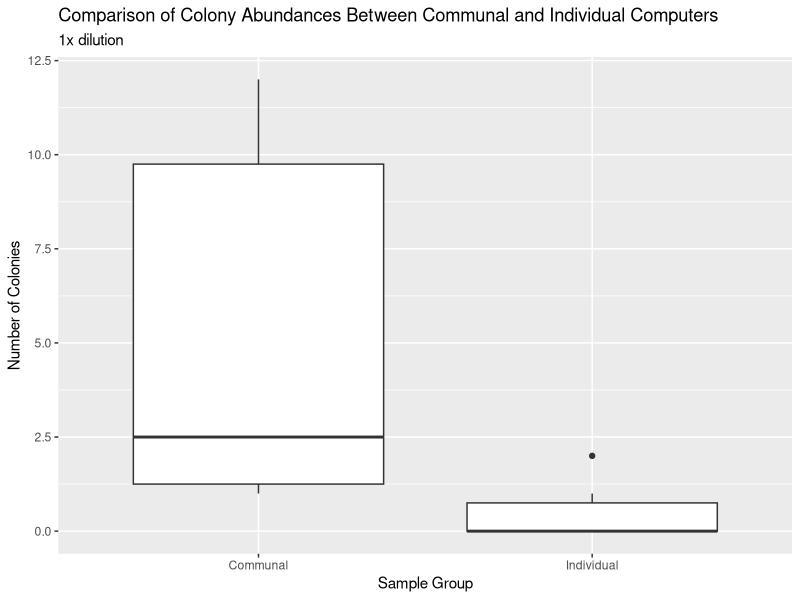
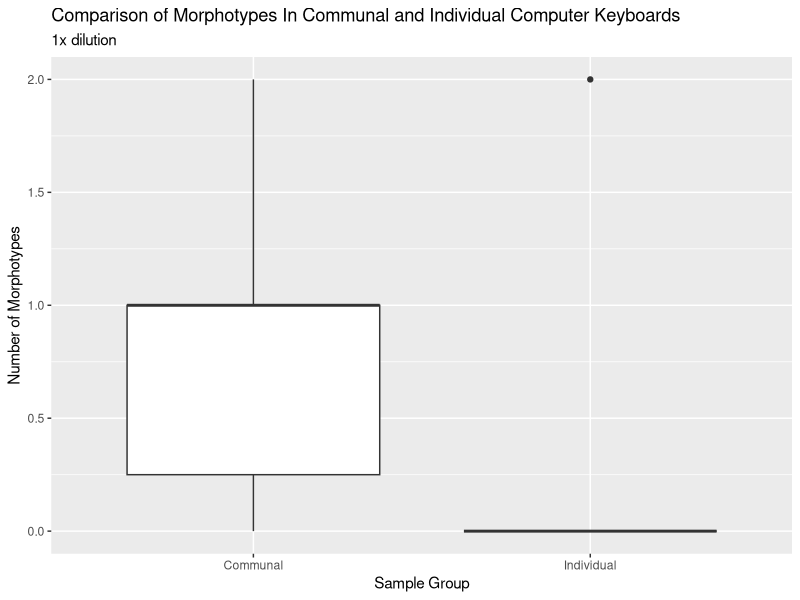

These charts were generated, in order, by the following R code:
## ---- chunk 1
# load packages for analysis
knitr::opts_chunk$set(echo = FALSE, message = FALSE, warning = FALSE)
## ---- chunk 2
library("ggplot2")
library("dplyr")
library("tidyr")
library("readr")
library("broom")
library("knitr")
## ---- chunk 3
# read in the culture data from csv
culture_data <- read_csv(
  "data/raw_data/raw_culture_count_data/BIOL422_culturing_data.csv")
## ---- chunk 4
# filter out only my 1x dilutions and make a boxplot
culture_data %>%
  filter(student_name == "Jacinda Chen") %>%
  filter(dilution_1_10_or_100 == "1") %>%
  ggplot(aes(x = sample_group, y = number_of_colonies)) +
  geom_boxplot() +
  ggtitle(
    "Comparison of Colony Abundances Between Communal and Individual Computers"
    , "1x dilution") +
  xlab("Sample Group") +
  ylab("Number of Colonies")
## ---- chunk 5
# run a statistical test to compare the two groups of abundances
culture_data %>%
  filter(student_name == "Jacinda Chen") %>%
  filter(dilution_1_10_or_100 == "1") %>%
  wilcox.test(data = .,
              number_of_colonies ~ sample_group) %>%
  broom::glance(x = .) %>%
  knitr::kable()
## ---- chunk 6
# Comparison of morphotypes between Communal and Individual computer keyboards
culture_data %>%
  filter(student_name == "Jacinda Chen") %>%
  filter(dilution_1_10_or_100 == "1") %>%
  ggplot(aes(x = sample_group, y = as.numeric(number_of_morphotypes))) +
  geom_boxplot() +
  ggtitle(
    "Comparison of Morphotypes In Communal and Individual Computer Keyboards"
    , "1x dilution") +
  xlab("Sample Group") +
  ylab("Number of Morphotypes")
## ---- chunk 7
# run a statistical test to compare number of morphotypes between two groups
culture_data %>%
  filter(student_name == "Jacinda Chen") %>%
  filter(dilution_1_10_or_100 == "1") %>%
  wilcox.test(data = .,
              as.numeric(number_of_morphotypes) ~ sample_group) %>%
  broom::glance(x = .) %>%
  knitr::kable()
